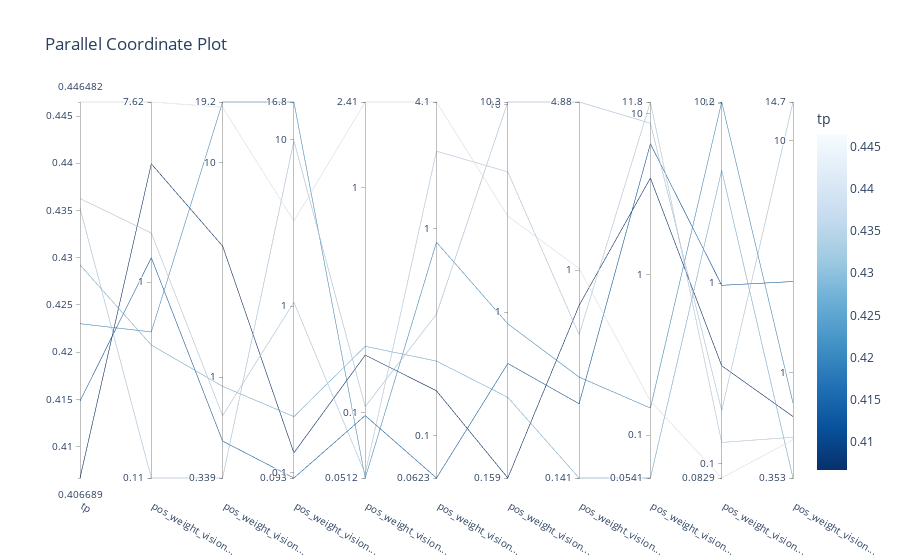

The code cell stored with this chart in its notebook:
### Code cell
plot_parallel_coordinate(study, target=lambda t: t.values[1], target_name='tp')

### Figure 1 — Plotly figure (JSON) as saved in the notebook; plotly's stock layout.template omitted (floating-point values rounded to 4 significant figures)
{"data": [{"dimensions": [{"label": "tp", "range": [0.4067, 0.4465], "values": [0.4148, 0.4363, 0.4067, 0.4292, 0.423, 0.4465, 0.4352]}, {"label": "pos_weight_vision...", "range": [-0.9595, 0.8819], "ticktext": ["0.11", "1", "7.62"], "tickvals": [-0.9595, 0, 0.8819], "values": [0.1194, 0.2403, 0.5791, -0.3085, -0.2441, 0.8819, -0.9595]}, {"label": "pos_weight_vision...", "range": [-0.4701, 1.283], "ticktext": ["0.339", "1", "10", "19.2"], "tickvals": [-0.4701, 0, 1, 1.283], "values": [-0.2981, -0.1796, 0.611, -0.04287, 1.283, 1.258, -0.4701]}, {"label": "pos_weight_vision...", "range": [-1.032, 1.226], "ticktext": ["0.093", "0.1", "1", "10", "16.8"], "tickvals": [-1.032, -1, 0, 1, 1.226], "values": [-1.032, 0.02408, -0.8804, -0.6633, 1.226, 0.5113, 0.9935]}, {"label": "pos_weight_vision...", "range": [-1.29, 0.3818], "ticktext": ["0.0512", "0.1", "1", "2.41"], "tickvals": [-1.29, -1, 0, 0.3818], "values": [-1.013, -1.272, -0.7439, -0.7047, -1.29, 0.3818, -0.9726]}, {"label": "pos_weight_vision...", "range": [-1.205, 0.6125], "ticktext": ["0.0623", "0.1", "1", "4.1"], "tickvals": [-1.205, -1, 0, 0.6125], "values": [-1.205, 0.3746, -0.784, -0.6402, -0.06529, 0.6125, -0.4131]}, {"label": "pos_weight_vision...", "range": [-0.7976, 1.012], "ticktext": ["0.159", "1", "10", "10.3"], "tickvals": [-0.7976, 0, 1, 1.012], "values": [-0.2464, 0.6759, -0.7976, -0.4095, -0.05549, 0.4631, 1.012]}, {"label": "pos_weight_vision...", "range": [-0.85, 0.6886], "ticktext": ["0.141", "1", "4.88"], "tickvals": [-0.85, 0, 0.6886], "values": [-0.546, -0.2632, -0.1438, -0.85, -0.437, 0.007699, 0.6886]}, {"label": "pos_weight_vision...", "range": [-1.267, 1.073], "ticktext": ["0.0541", "0.1", "1", "10", "11.8"], "tickvals": [-1.267, -1, 0, 1, 1.073], "values": [0.813, 1.073, 0.5999, -1.267, -0.8318, -0.7879, 0.9412]}, {"label": "pos_weight_vision...", "range": [-1.081, 1.007], "ticktext": ["0.0829", "0.1", "1", "10", "10.2"], "tickvals": [-1.081, -1, 0, 1, 1.007], "values": [-0.01128, -0.8841, -0.4582, 0.6277, 1.007, -1.081, -0.7067]}, {"label": "pos_weight_vision...", "range": [-0.4522, 1.167], "ticktext": ["0.353", "1", "10", "14.7"], "tickvals": [-0.4522, 0, 1, 1.167], "values": [0.3938, -0.2766, -0.1874, -0.4522, -0.1288, -0.2872, 1.167]}], "labelangle": 30, "labelside": "bottom", "line": {"color": [0.4148, 0.4363, 0.4067, 0.4292, 0.423, 0.4465, 0.4352], "colorbar": {"title": {"text": "tp"}}, "colorscale": [[0, "rgb(247,251,255)"], [0.125, "rgb(222,235,247)"], [0.25, "rgb(198,219,239)"], [0.375, "rgb(158,202,225)"], [0.5, "rgb(107,174,214)"], [0.625, "rgb(66,146,198)"], [0.75, "rgb(33,113,181)"], [0.875, "rgb(8,81,156)"], [1, "rgb(8,48,107)"]], "reversescale": true, "showscale": true}, "type": "parcoords"}], "layout": {"title": {"text": "Parallel Coordinate Plot"}}}
